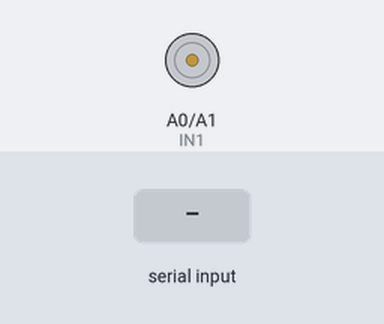
This sketch was run on a simulated Arduino Uno, built with avr-gcc and run on an emulated ATmega328P. Shown: motor-driver pin pairs drawn as motors (green arrow = first pin HIGH = forward, orange = second pin HIGH = backward, longer = more drive, scaled by the enable pin). The inputs (shaded band) are chosen by the test bench. What the sketch prints to the serial monitor is not drawn.

Above: at 1.2 s.
1.3 s: "u" received over Serial
At 1.7 s:
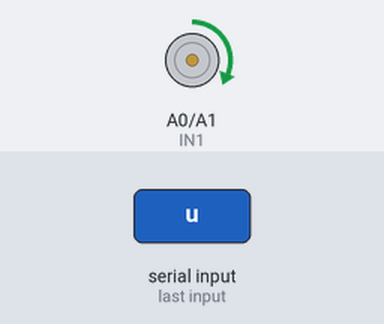
2.8 s: "d" received over Serial
At 4.0 s:
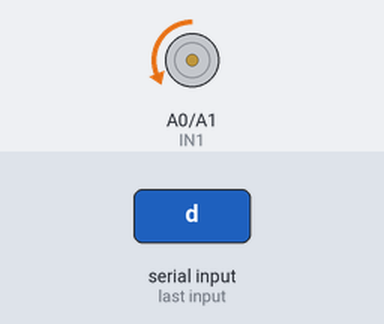
4.3 s: "s" received over Serial
At 5.2 s:
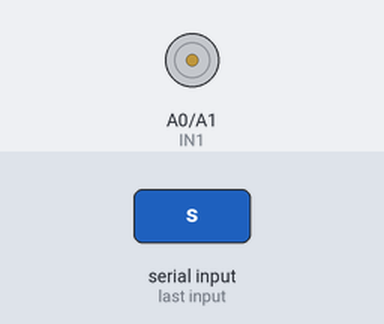
Timing chart, 0 to 7.3 s (numbered marks = the images above; inputs shaded):
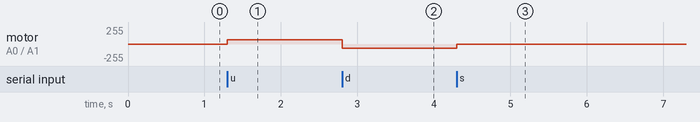

Measured:
- after the input at 1.3 s, motor on A0 (IN1) / A1 (IN2): stopped → forward 65/255 at once
- after the input at 2.8 s, motor on A0 (IN1) / A1 (IN2): forward 65/255 → backward 65/255 at once
- after the input at 4.3 s, motor on A0 (IN1) / A1 (IN2): backward 65/255 → stopped at once

The sketch:

fork_lift_up_down_test.ino
```cpp
// 핀 정의
const int ENA = 9;  // 디지털 핀 9 (PWM 신호)
const int IN1 = A0; // 아날로그 핀 A0 (디지털로 사용)
const int IN2 = A1; // 아날로그 핀 A1 (디지털로 사용)

// 설정 함수
void setup() {
  // 핀 모드 설정
  pinMode(ENA, OUTPUT);
  pinMode(IN1, OUTPUT);
  pinMode(IN2, OUTPUT);

  // 시리얼 통신 시작
  Serial.begin(9600);
  Serial.println("지게차 제어 시작: 'u' - 위로, 'd' - 아래로, 's' - 정지");
}

// 메인 루프
void loop() {
  // 시리얼 입력 확인
  if (Serial.available() > 0) {
    char command = Serial.read();

    // 명령에 따른 동작 수행
    if (command == 'u') {
      // 모터를 한 방향으로 회전 (위로)
      digitalWrite(IN1, HIGH);
      digitalWrite(IN2, LOW);
      analogWrite(ENA, 65); // 최대 속도
      Serial.println("위로 이동");

    } else if (command == 'd') {
      // 모터를 반대 방향으로 회전 (아래로)
      digitalWrite(IN1, LOW);
      digitalWrite(IN2, HIGH);
      analogWrite(ENA, 65); // 최대 속도
      Serial.println("아래로 이동");

    } else if (command == 's') {
      // 모터 정지
      digitalWrite(IN1, LOW);
      digitalWrite(IN2, LOW);
      analogWrite(ENA, 0); // 정지
      Serial.println("정지");
    }
  }
}
```
